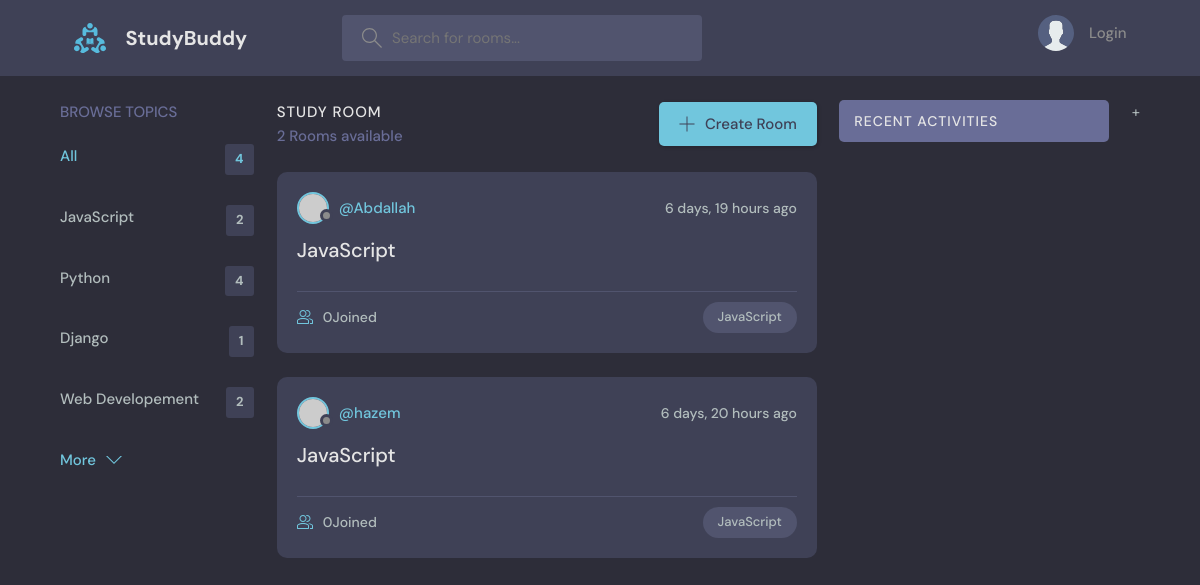
The app's page /?q=Java, older data.
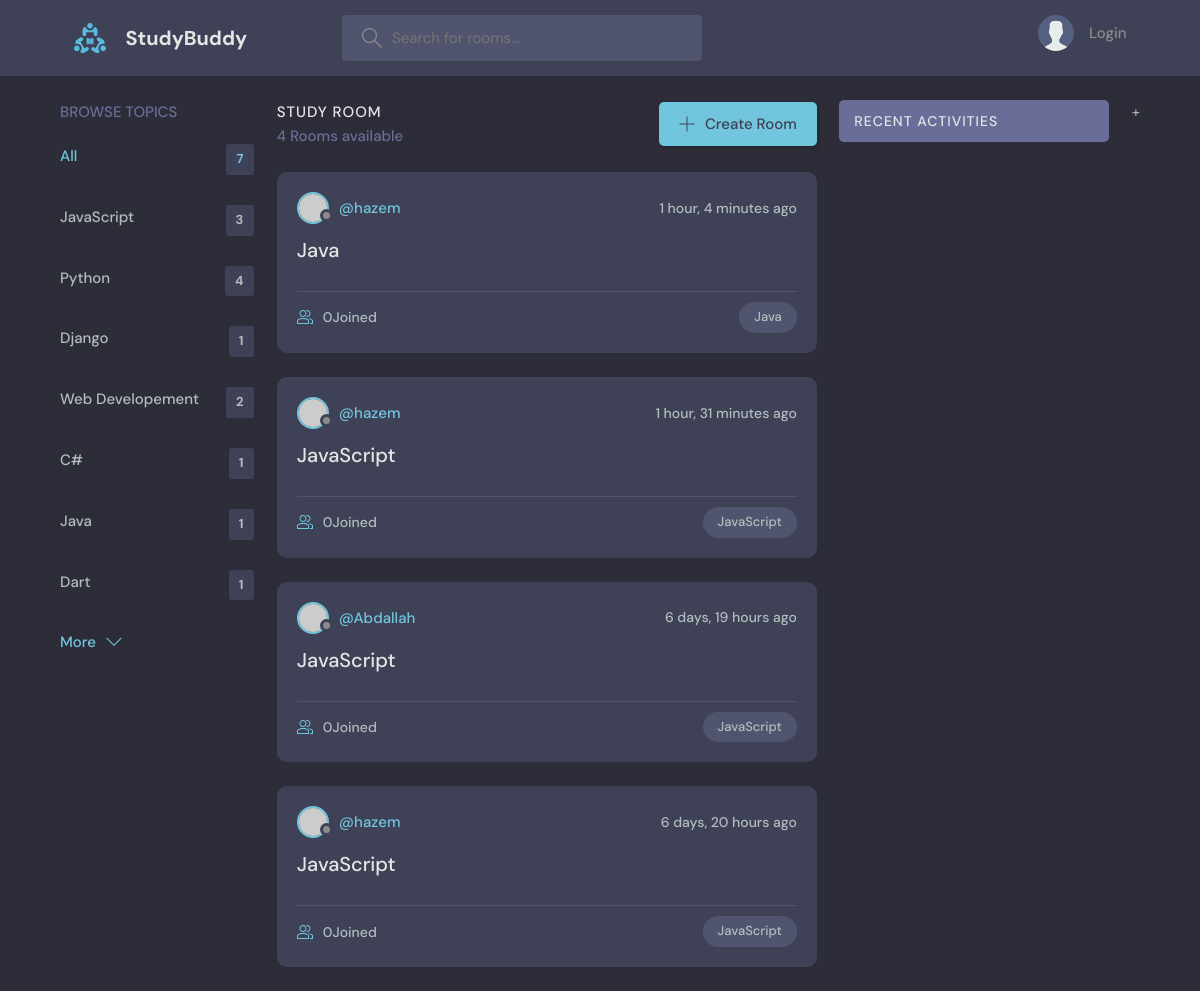
The same page, newer data.
### base/models.py (models this page shows, shortened)
class Topic(models.Model):
    name = models.CharField(max_length=200)

class Room(models.Model):
    host = models.ForeignKey(User, on_delete=models.SET_NULL, null=True)
    topic = models.ForeignKey(Topic, on_delete=models.SET_NULL, null=True)
    name = models.CharField(max_length=200)
    description = models.TextField(null=True, blank=True)
    participations = models.ManyToManyField(
        User, related_name='participations', blank=True)
    updated = models.DateTimeField(auto_now=True)
    created = models.DateTimeField(auto_now_add=True)
    class Meta:
        ordering = ['-updated', '-created']

### base/views.py (the view)
# urls.py: path('', views.home, name='home'),
def home(request):
    q = request.GET.get('q') if request.GET.get('q') != None else ''
    rooms = Room.objects.filter(
        Q(topic__name__icontains=q) |
        Q(name__icontains=q) |
        Q(description__icontains=q)
    )
    topics = Topic.objects.all()
    room_count = rooms.count()
    room_messages = Message.objects.filter(
        Q(room__topic__name__icontains=q)
    )
    context = {
        'rooms': rooms,
        'topics': topics,
        'room_count': room_count,
        'room_messages': room_messages,
    }
    return render(request, 'base/home.html', context)

### base/templates/base/home.html (shortened to what this page needs)
{% extends 'main.html' %} {% block content %}
<main class="layout layout--3">
  <div class="container">
    {% include 'base/topics_component.html'%}
    <div class="roomList">
      <div class="roomList__header">
        <div>
          <h2>Study Room</h2>
          <p>{{room_count}} Rooms available</p>
        </div>
        <a class="btn btn--main" href="{% url 'create-room' %}">
          <svg
            version="1.1"
            xmlns="http://www.w3.org/2000/svg"
            width="32"
            height="32"
            viewBox="0 0 32 32"
          >
            <title>add</title>
            <path
              d="M16.943 0.943h-1.885v14.115h-14.115v1.885h14.115v14.115h1.885v-14.115h14.115v-1.885h-14.115v-14.115z"
            ></path>
          </svg>
          Create Room
        </a>
      </div>
      {% include "base/feed_component.html" %}
    </div>
    {% include "base/activitiy_component.html" %}
  </div>
</main>
{% endblock content %}

### base/templates/base/topics_component.html
<div class="topics">
  <div class="topics__header">
    <h2>Browse Topics</h2>
  </div>
  <ul class="topics__list">
    <li>
      <a href="{% url 'home' %}" class="active"
        >All <span>{{topics.count}}</span></a
      >
    </li>
    {% for topic in topics %}
    <li>
      <a href="{% url 'home' %}?q={{topic.name}}"
        >{{topic.name}} <span>{{topic.room_set.all.count}}</span></a
      >
    </li>
    {% endfor %}
  </ul>
  <a class="btn btn--link" href="topics.html">
    More
    <svg
      version="1.1"
      xmlns="http://www.w3.org/2000/svg"
      width="32"
      height="32"
      viewBox="0 0 32 32"
    >
      <title>chevron-down</title>
      <path d="M16 21l-13-13h-3l16 16 16-16h-3l-13 13z"></path>
    </svg>
  </a>
</div>

### base/templates/base/feed_component.html (shortened to what this page needs)
{% for room in rooms %}
<div class="roomListRoom">
  <div class="roomListRoom__header">
    <a
      href="{% url 'user-profile' room.host.id %}"
      class="roomListRoom__author"
    >
      <div class="avatar avatar--small">
        <img src="https://randomuser.me/api/portraits/women/11.jpg" />
      </div>
      <span>@{{room.host.username}}</span>
    </a>
    <div class="roomListRoom__actions">
      <span>{{room.created|timesince}} ago</span>
    </div>
  </div>
  <div class="roomListRoom__content">
    <a href="{% url 'room' room.id %}">{{room.topic.name}}</a>
  </div>
  <div class="roomListRoom__meta">
    <a href="{% url 'room' room.id %}" class="roomListRoom__joined">
      {{room.participations.all.count}}Joined
    </a>
    <p class="roomListRoom__topic">{{room.topic.name}}</p>
  </div>
</div>
{% endfor %}

Row changes from the older to the newer data that the page shows:
computed for Topic "JavaScript": room_set.all.count "2" → "3"
added Topic: name "C#", room_set.all.count "1"
added Topic: name "Java", room_set.all.count "1"
added Topic: name "Dart", room_set.all.count "1"
added Room: host.username "hazem", created "1 hour, 4 minutes", topic.name "Java", participations.all.count "0"
added Room: host.username "hazem", created "1 hour, 31 minutes", topic.name "JavaScript", participations.all.count "0"
Text that changed along with them:
{{ topics.count }}: "4" → "7"
{{ room_count }}: "2" → "4"
